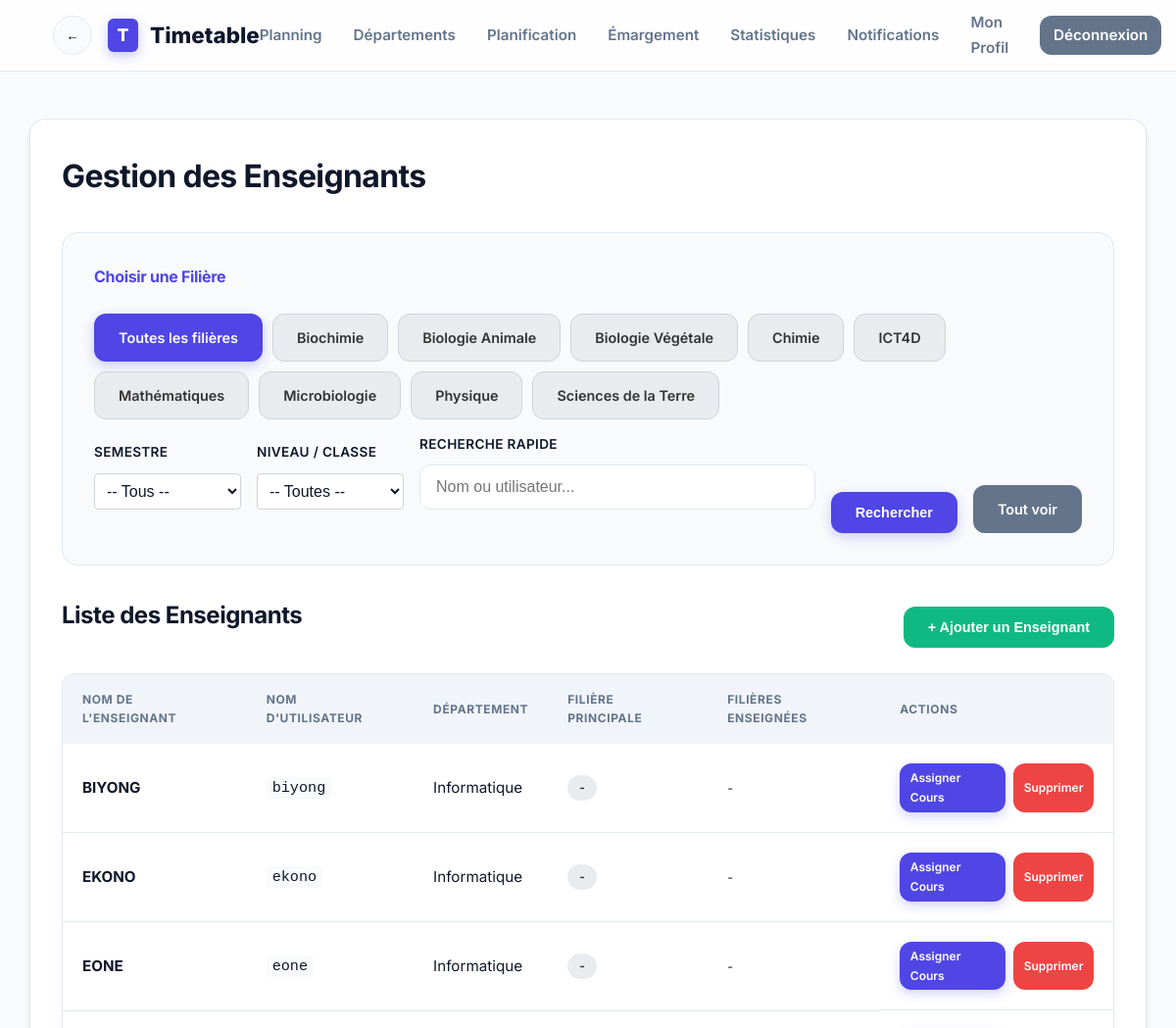
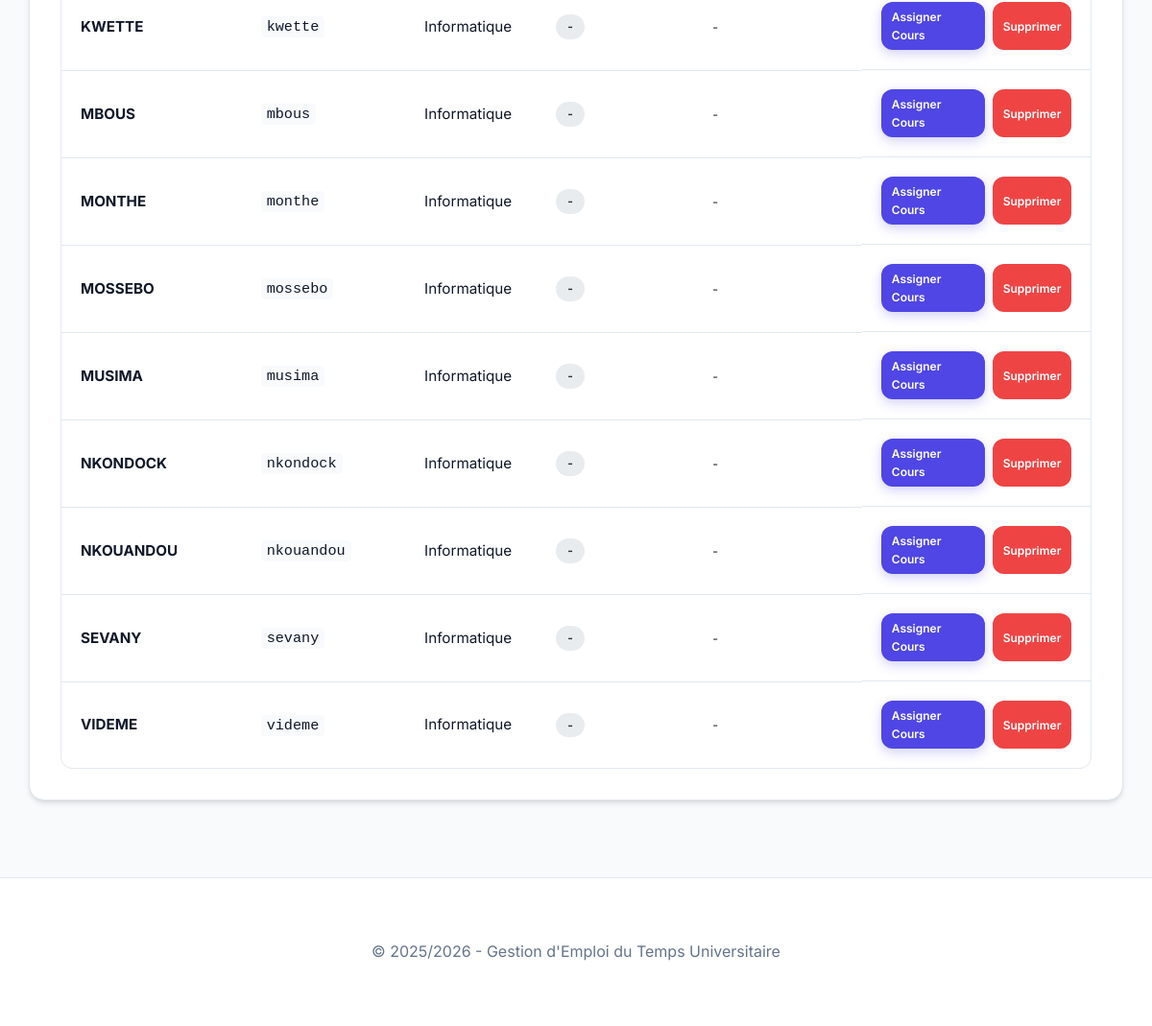
/timetable_app/modules/teachers/manage.php (signed in), run on the app's committed database (2 pictures, top to bottom).
### tables this page shows
CREATE TABLE `programs` (
  `id` int(11) NOT NULL AUTO_INCREMENT,
  `department_id` int(11) DEFAULT NULL,
  `name` varchar(100) NOT NULL,
  PRIMARY KEY (`id`),
  KEY `department_id` (`department_id`),
  CONSTRAINT `programs_ibfk_1` FOREIGN KEY (`department_id`) REFERENCES `departments` (`id`)
);

CREATE TABLE `teachers` (
  `id` int(11) NOT NULL AUTO_INCREMENT,
  `user_id` int(11) DEFAULT NULL,
  `name` varchar(100) NOT NULL,
  `email` varchar(100) DEFAULT NULL,
  `department_id` int(11) DEFAULT NULL,
  `program_id` int(11) DEFAULT NULL,
  `room_id` int(11) DEFAULT NULL,
  PRIMARY KEY (`id`),
  KEY `user_id` (`user_id`),
  KEY `department_id` (`department_id`),
  KEY `fk_teacher_program` (`program_id`),
  KEY `fk_teacher_room` (`room_id`),
  CONSTRAINT `fk_teacher_program` FOREIGN KEY (`program_id`) REFERENCES `programs` (`id`),
  CONSTRAINT `fk_teacher_room` FOREIGN KEY (`room_id`) REFERENCES `rooms` (`id`),
  CONSTRAINT `teachers_ibfk_1` FOREIGN KEY (`user_id`) REFERENCES `users` (`id`),
  CONSTRAINT `teachers_ibfk_2` FOREIGN KEY (`department_id`) REFERENCES `departments` (`id`)
);

CREATE TABLE `users` (
  `id` int(11) NOT NULL AUTO_INCREMENT,
  `username` varchar(50) NOT NULL,
  `password` varchar(255) NOT NULL,
  `role` varchar(20) NOT NULL,
  `full_name` varchar(100) DEFAULT NULL,
  `email` varchar(100) DEFAULT NULL,
  `phone` varchar(20) DEFAULT NULL,
  `avatar` varchar(255) DEFAULT NULL,
  PRIMARY KEY (`id`),
  UNIQUE KEY `username` (`username`)
);

CREATE TABLE `departments` (
  `id` int(11) NOT NULL AUTO_INCREMENT,
  `name` varchar(100) NOT NULL,
  PRIMARY KEY (`id`)
);

### timetable_app/modules/teachers/manage.php (the view, shortened to what this page needs)
<?php
require_once '../../includes/config.php';
$selected_program = $_GET['program_id'] ?? null;
$search = $_GET['search'] ?? '';
$sql = "SELECT DISTINCT t.*, d.name as dept_name, u.username, p_main.name as main_program,
        (SELECT GROUP_CONCAT(DISTINCT p.name SEPARATOR ', ')
         FROM teacher_courses tc
         JOIN courses c ON tc.course_id = c.id
         JOIN programs p ON c.program_id = p.id
         WHERE tc.teacher_id = t.id) as programs_taught
        FROM teachers t
        LEFT JOIN departments d ON t.department_id = d.id
        LEFT JOIN users u ON t.user_id = u.id
        LEFT JOIN programs p_main ON t.program_id = p_main.id";
$params = [];
$sql .= " ORDER BY t.name";
$stmt = $pdo->prepare($sql);
$stmt->execute($params);
$teachers_list = $stmt->fetchAll();
$programs = $pdo->query("SELECT * FROM programs GROUP BY name ORDER BY name")->fetchAll();
require_once '../../includes/header.php';
?>
<div class="card">
    <h1 style="margin-bottom: 2rem;">Gestion des Enseignants</h1>
    <div class="card" style="background: var(--bg); border: 1px solid var(--border); box-shadow: none; margin-bottom: 2rem;">
        <h3 style="margin-top: 0; font-size: 1rem; color: var(--primary);">Choisir une Filière</h3>
        <div style="display: flex; flex-wrap: wrap; gap: 10px; margin-bottom: 15px;">
            <a href="manage.php" class="btn <?php echo !$selected_program ? 'btn-primary' : 'btn-secondary'; ?>" style="font-size: 0.9rem;">Toutes les filières</a>
            <?php foreach ($programs as $p): ?>
                <a href="?program_id=<?php echo $p['id']; ?>" class="btn <?php echo $selected_program == $p['id'] ? 'btn-primary' : 'btn-secondary'; ?>" style="font-size: 0.9rem; background-color: <?php echo $selected_program == $p['id'] ? '' : '#e9ecef'; ?>; color: <?php echo $selected_program == $p['id'] ? '' : '#333'; ?>; border: 1px solid #ced4da;">
                    <?php echo htmlspecialchars($p['name']); ?>
                </a>
            <?php endforeach; ?>
        </div>
        <form method="GET" style="display: flex; gap: 1rem; flex-wrap: wrap; align-items: flex-end;">
            <div style="flex: 0 0 150px;">
                <label>Semestre</label>
                <select name="semester_id" class="form-control" style="width: 100%; padding: 8px; border: 1px solid #ced4da; border-radius: 4px;">
                    <option value="">-- Tous --</option>
                </select>
            </div>
            <div style="flex: 0 0 150px;">
                <label>Niveau / Classe</label>
                <select name="class_id" class="form-control" style="width: 100%; padding: 8px; border: 1px solid #ced4da; border-radius: 4px;">
                    <option value="">-- Toutes --</option>
                </select>
            </div>
            <div style="flex: 1; min-width: 200px;">
                <label>Recherche rapide</label>
                <input type="text" name="search" placeholder="Nom ou utilisateur..." value="<?php echo htmlspecialchars($search); ?>">
            </div>
            <button type="submit" class="btn btn-primary">Rechercher</button>
            <a href="manage.php" class="btn btn-secondary">Tout voir</a>
        </form>
    </div>
    <div style="display: flex; justify-content: space-between; align-items: center; margin-bottom: 1rem;">
        <h2>Liste des Enseignants <?php echo $selected_program ? "(".count($teachers_list).")" : ""; ?></h2>
        <button onclick="document.getElementById('addForm').style.display='block'" class="btn btn-success">+ Ajouter un Enseignant</button>
    </div>
    <div class="table-responsive">
        <table>
            <thead>
                <tr>
                    <th>Nom de l'Enseignant</th>
                    <th>Nom d'utilisateur</th>
                    <th>Département</th>
                    <th>Filière Principale</th>
                    <th>Filières enseignées</th>
                    <th>Actions</th>
                </tr>
            </thead>
            <tbody>
                <?php foreach ($teachers_list as $t): ?>
                <tr>
                    <td><strong><?php echo htmlspecialchars($t['name']); ?></strong></td>
                    <td><code style="background: var(--bg); padding: 2px 6px; border-radius: 4px;"><?php echo htmlspecialchars($t['username'] ?? '-'); ?></code></td>
                    <td><?php echo htmlspecialchars($t['dept_name'] ?? '-'); ?></td>
                    <td><span class="badge" style="background: #e9ecef; color: #333;"><?php echo htmlspecialchars($t['main_program'] ?? '-'); ?></span></td>
                    <td><small><?php echo htmlspecialchars($t['programs_taught'] ?? '-'); ?></small></td>
                    <td style="display: flex; gap: 0.5rem;">
                        <a href="assign.php?teacher_id=<?php echo $t['id']; ?>" class="btn btn-primary" style="padding: 0.3rem 0.6rem; font-size: 0.75rem;">Assigner Cours</a>
                        <a href="?delete=<?php echo $t['id']; ?>" onclick="return confirm('Supprimer ?')" class="btn btn-danger" style="padding: 0.3rem 0.6rem; font-size: 0.75rem;">Supprimer</a>
                    </td>
                </tr>
                <?php endforeach; ?>
            </tbody>
        </table>
    </div>
</div>
<?php require_once '../../includes/footer.php'; ?>

### timetable_app/assets/css/style.css (style rules this page uses)
:root { --primary: #4f46e5; --primary-hover: #4338ca; --primary-light: #eef2ff; --secondary: #64748b; --secondary-hover: #475569; --success: #10b981; --success-hover: #059669; --danger: #ef4444; --danger-hover: #dc2626; --warning: #f59e0b; --bg: #f8fafc; --surface: #ffffff; --text: #0f172a; --text-muted: #64748b; --border: #e2e8f0; --input-bg: #ffffff; --shadow-sm: 0 1px 2px 0 rgb(0 0 0 / 0.05); --shadow: 0 4px 6px -1px rgb(0 0 0 / 0.1), 0 2px 4px -2px rgb(0 0 0 / 0.1); --shadow-md: 0 10px 15px -3px rgb(0 0 0 / 0.1), 0 4px 6px -4px rgb(0 0 0 / 0.1); --shadow-lg: 0 20px 25px -5px rgb(0 0 0 / 0.1), 0 8px 10px -6px rgb(0 0 0 / 0.1); --radius-sm: 0.375rem; --radius: 0.75rem; --radius-lg: 1rem; --transition: all 0.3s cubic-bezier(0.4, 0, 0.2, 1); }
* { box-sizing: border-box; margin: 0; padding: 0; }
body { font-family: 'Inter', -apple-system, BlinkMacSystemFont, "Segoe UI", Roboto, sans-serif; background-color: var(--bg); color: var(--text); line-height: 1.6; -webkit-font-smoothing: antialiased; }
.card { background: var(--surface); padding: 2rem; border-radius: var(--radius-lg); border: 1px solid var(--border); box-shadow: var(--shadow); margin-bottom: 2rem; transition: var(--transition); animation: fadeIn 0.8s cubic-bezier(0.16, 1, 0.3, 1); }
.card h1, .card h2, .card h3 { margin-bottom: 1.5rem; color: var(--text); font-weight: 700; letter-spacing: -0.02em; }
.btn { display: inline-flex; align-items: center; justify-content: center; padding: 0.75rem 1.5rem; border-radius: var(--radius); font-weight: 600; font-size: 0.9rem; cursor: pointer; transition: var(--transition); text-decoration: none; border: 1px solid transparent; gap: 0.5rem; }
.btn-primary { background: var(--primary); color: white; box-shadow: 0 4px 12px rgba(79, 70, 229, 0.25); }
.btn-success { background: var(--success); color: white; }
.btn-danger { background: var(--danger); color: white; }
.btn-secondary { background: var(--secondary); color: white; }
form div { margin-bottom: 1.5rem; }
label { display: block; margin-bottom: 0.6rem; font-weight: 600; font-size: 0.85rem; color: var(--text); text-transform: uppercase; letter-spacing: 0.025em; }
input[type="text"], input[type="password"], input[type="number"], input[type="date"], input[type="email"], select, textarea { width: 100%; padding: 0.8rem 1rem; border: 1px solid var(--border); border-radius: var(--radius); background-color: var(--input-bg); color: var(--text); font-size: 1rem; transition: var(--transition); }
.table-responsive { overflow-x: auto; border-radius: var(--radius); border: 1px solid var(--border); }
table { width: 100%; border-collapse: collapse; }
th { background-color: #f1f5f9; color: var(--text-muted); font-weight: 700; font-size: 0.75rem; text-transform: uppercase; letter-spacing: 0.05em; padding: 1rem 1.25rem; text-align: left; }
td { padding: 1.25rem; font-size: 0.95rem; border-bottom: 1px solid var(--border); transition: var(--transition); }
tr:last-child td { border-bottom: none; }
.badge { display: inline-flex; align-items: center; padding: 0.2rem 0.75rem; border-radius: 9999px; font-size: 0.75rem; font-weight: 700; text-transform: uppercase; letter-spacing: 0.025em; }

### data on the page
programs: name "Biochimie"
programs: name "Biologie Animale"
programs: name "Biologie Végétale"
programs: name "Chimie"
programs: name "ICT4D"
programs: name "Mathématiques"
programs: name "Microbiologie"
programs: name "Physique"
programs: name "Sciences de la Terre"
teachers: name "BIYONG", user.username "biyong", department.name "Informatique", main_program "-", programs_taught "-"
teachers: name "EKONO", user.username "ekono", department.name "Informatique", main_program "-", programs_taught "-"
teachers: name "EONE", user.username "eone", department.name "Informatique", main_program "-", programs_taught "-"
teachers: name "KWETTE", user.username "kwette", department.name "Informatique", main_program "-", programs_taught "-"
teachers: name "MBOUS", user.username "mbous", department.name "Informatique", main_program "-", programs_taught "-"
teachers: name "MONTHE", user.username "monthe", department.name "Informatique", main_program "-", programs_taught "-"
teachers: name "MOSSEBO", user.username "mossebo", department.name "Informatique", main_program "-", programs_taught "-"
teachers: name "MUSIMA", user.username "musima", department.name "Informatique", main_program "-", programs_taught "-"
teachers: name "NKONDOCK", user.username "nkondock", department.name "Informatique", main_program "-", programs_taught "-"
teachers: name "NKOUANDOU", user.username "nkouandou", department.name "Informatique", main_program "-", programs_taught "-"
teachers: name "SEVANY", user.username "sevany", department.name "Informatique", main_program "-", programs_taught "-"
teachers: name "VIDEME", user.username "videme", department.name "Informatique", main_program "-", programs_taught "-"
